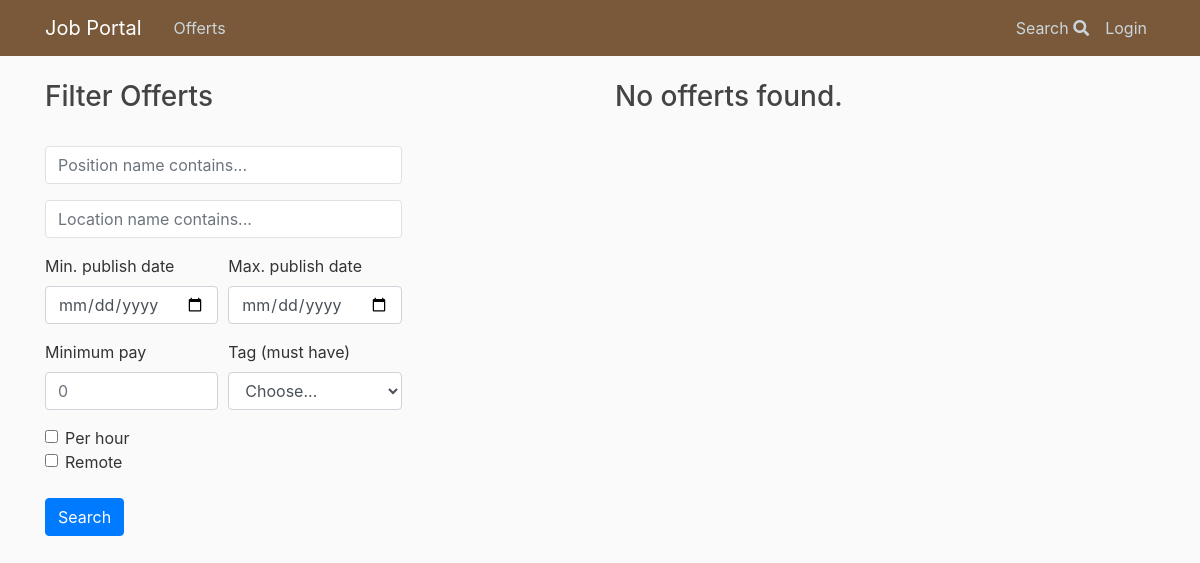
The app's page /search/, older data.
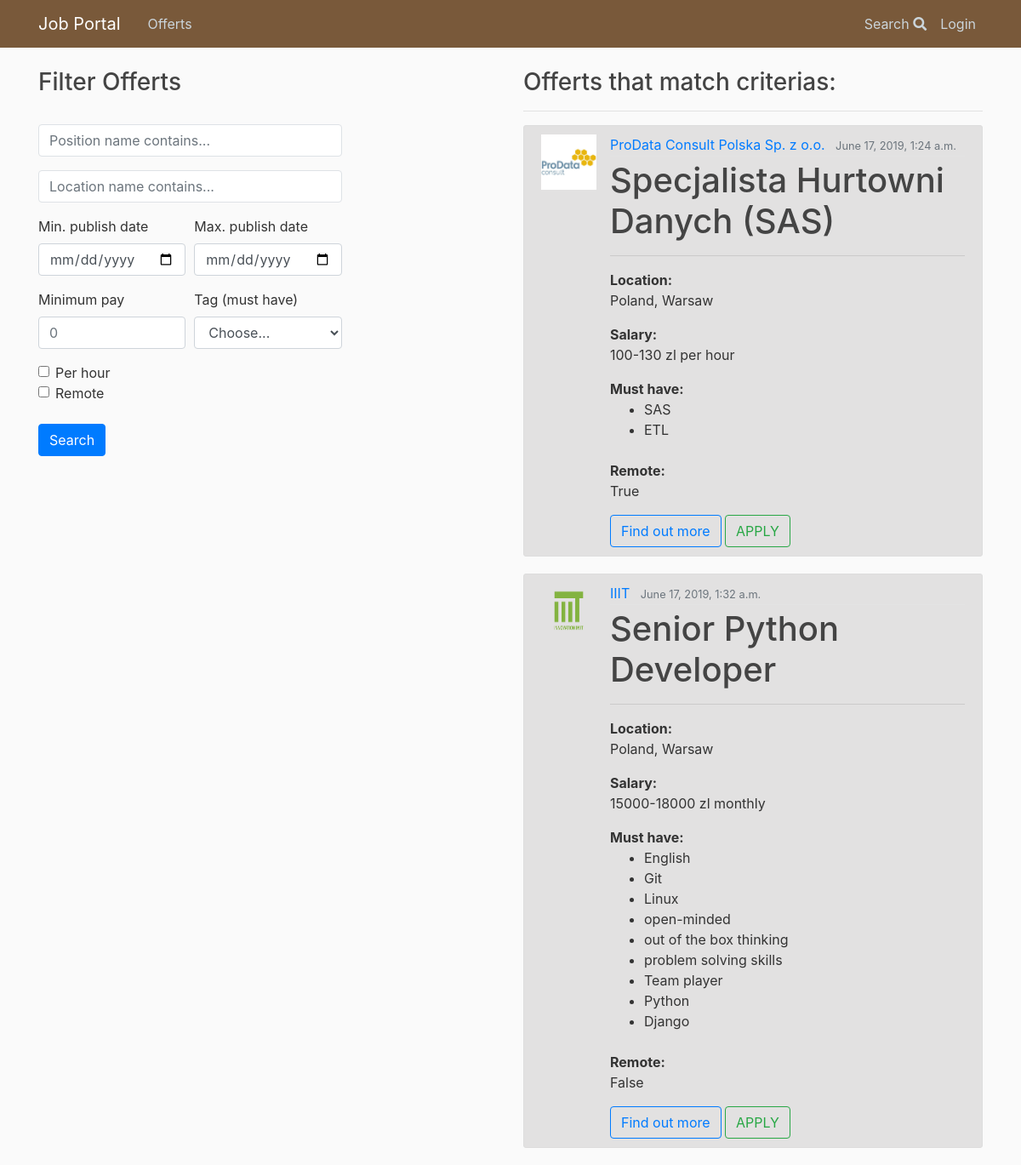
The same page, newer data.
### offerts/models.py (models this page shows, shortened)
class Offert(models.Model):
    author = models.ForeignKey(User, on_delete=models.CASCADE)
    position = models.CharField(max_length = 100)
    agency = models.ForeignKey(Agency, on_delete=models.CASCADE)
    remote = models.BooleanField(default=False)
    sal_types = (
        ('H', 'per hour'),
        ('M', 'monthly'),
    )
    salary_type = models.CharField(
        max_length=1,
        choices=sal_types,
        default='M',
    )
    min_salary = models.IntegerField(default=0)
    max_salary = models.IntegerField(default=0)
    publication_date = models.DateTimeField(auto_now_add = True)
    expiration_date = models.DateField(null=True, default=None)
    must_have = models.ManyToManyField('Tag')
    nice_to_have = models.CharField(max_length = 1000)
    duties = models.CharField(max_length = 1000)
    benefits = models.CharField(max_length = 1000)
    about = models.TextField(null=True)
    '''def get_absolute_url(self):
        return reverse('offerts:application_form')'''

class Agency(models.Model):
    company = models.ForeignKey(Company, on_delete=models.CASCADE)
    country = models.CharField(max_length = 100)
    location = models.CharField(max_length = 100)
    address = models.CharField(max_length = 200)
    weppage = models.URLField(null=True)
    email = models.EmailField()
    phone = models.CharField(max_length=15)
    class Meta:
        verbose_name_plural = "Agencies"

class Company(models.Model):
    name = models.CharField(max_length = 200, unique=True)
    logo = models.ImageField(upload_to = "logos/", null=True, default=None)
    webpage = models.URLField(null=True)
    about = models.CharField(max_length = 1000)
    class Meta:
        verbose_name_plural = "Companies"

class Tag(models.Model):
    name = models.CharField(max_length = 50)
    def __str__(self):
        return self.name

### search/views.py (the view)
# urls.py: path('', OffertListView.as_view(), name = 'index'),
def index(request):
    qs = Offert.objects.all() # qs -> queryset
    tag_set = Tag.objects.all()
    position = request.GET.get('position_name')
    location = request.GET.get('location_name')
    pub_date_min = request.GET.get('pub_date_min')
    pub_date_max= request.GET.get('pub_date_max')
    min_pay= request.GET.get('pay_min')
    tag = request.GET.get('tags')
    remote = request.GET.get('remoteCheck')
    per_hour = request.GET.get('hourCheck')
    if is_valid_query(position):
        qs = qs.filter(position__icontains=position)
    if is_valid_query(location):
        qs = qs.filter(agency__location__icontains = location)
    if is_valid_query(min_pay):
        qs = qs.filter(min_salary__gte = min_pay) #gte - greater than or equal
    if is_valid_query(pub_date_min):
        qs = qs.filter(publication_date__gte = pub_date_min)
    if is_valid_query(pub_date_max):
        qs = qs.filter(publication_date__lte = pub_date_max)
    if is_valid_query(tag) and tag != "Choose...":
        qs = qs.filter(must_have__name = tag)
    if remote == 'on':
        qs = qs.filter(remote = True)
    if per_hour == 'on':
        qs = qs.filter(salary_type = 'H')
    context = {
        'queryset' : qs,
        'tag_set' : tag_set
    }
    return render(request, 'search/search.html', context)

### search/views.py (called while the page is built)
def is_valid_query(param):
    return param != '' and param is not None

### search/templates/search/search.html (shortened to what this page needs)
{% extends 'base.html' %}
{% load static %}
{% block body %}
<div class="row">
  <div class="col-md-6" id="Filter Offerts">
    <div>
      <h3>Filter Offerts</h3> <br>
      <form method="GET">
        <div class="form-row">
          <div class="form-group col-8 ">
            <div class="input-group">
              <input class="form-control py-2 border" type="search" name="position_name" placeholder="Position name contains...">
            </div>
          </div>
        </div>
        <div class="form-row">
          <div class="form-group col-8">
            <div class="input-group">
              <input class="form-control py-2 border" type="search" name="location_name" placeholder="Location name contains...">
            </div>
          </div>
        </div>
        <div class="form-row">
          <div class="form-group col-md-3 col-lg-4 ">
            <label for="publishDateMin">Min. publish date</label>
            <input type="date" class="form-control" id="publishDateMin" name="pub_date_min" >
          </div>
          <div class="form-group col-md-3 col-lg-4">
            <label for="publishDateMax">Max. publish date</label>
            <input type="date" class="form-control" id="publishDateMax" name="pub_date_max" >
          </div>
        </div>
        <div class="form-row">
          <div class="form-group col-md-2 col-lg-4">
            <label for="payMin">Minimum pay</label>
            <input type="number" min=0 class="form-control" id="payMin" name='pay_min' placeholder="0">
          </div>
          <div class="form-group col-md-4">
            <label for="tags">Tag (must have)</label>
            <select id="tags" class="form-control" name=tags>
              <option selected>Choose...</option>
            </select>
          </div>
        </div>
        <div class="form-check">
          <input class="form-check-input" type="checkbox" name="hourCheck">
          <label class="form-check-label" for="hourCheck">
            Per hour
          </label>
        </div>
        <div class="form-check">
          <input class="form-check-input" type="checkbox" name="remoteCheck">
          <label class="form-check-label" for="remoteCheck">
            Remote
          </label>
        </div>
        <br>
        <button type="submit" class="btn btn-primary">Search</button>
      </form>
    </div>
  </div>
  <div class="col-md-6" id="Matched Offerts">
    {% if queryset %}
    <h3>Offerts that match criterias:</h3> <hr>
    {% for offert in queryset %}
    <article class="media content-section">
      <img class="article-img" src="{{offert.agency.company.logo.url}}" alt="logo">
      <div class="media-body">
        <div class="article-metadata">
          <a class="mr-2" href='#'>{{ offert.agency.company.name }}</a>
          <small class="text-muted">{{offert.publication_date}}</small>
        </div>
        <h1><a class="article-title">{{ offert.position }}</a></h1>
        <hr>
        <p class="article-content"><strong>Location:</strong> <br> {{ offert.agency.country }}, {{offert.agency.location }}</p>
        <p class="article-content"><strong>Salary:</strong> <br> {{offert.min_salary}}-{{offert.max_salary}} zl  {{ offert.get_salary_type_display }}</p>
        <strong>Must have:</strong>
        <ul>
          {% for tag in offert.must_have.all %}
          <li>{{tag}}</li>
          {% endfor %}
        </ul><br>
        <p class="article-content"><strong>Remote:</strong> <br> {{offert.remote}}</p>
        <a href="{% url 'offerts:offert_details' offert.id %}"><button type="button" class="btn btn-outline-primary">Find out more</button></a>
        <a  href="{% url 'offerts:apply' offert.id %}"><button type="button" class="btn btn-outline-success">APPLY</button></a>
        </article>
        {% endfor %}
        {% else %}
        <h3>No offerts found.</h3>
        {% endif %}
      </div>
    </div>
    {% endblock %}

Row changes from the older to the newer data that the page shows:
added Offert: agency.company.logo (picture), agency.company.name "ProData Consult Polska Sp. z o.o.", publication_date "June 17, 2019, 1:24 a.m.", position "Specjalista Hurtowni Danych (SAS)", agency.country "Poland", agency.location "Warsaw", min_salary "100", max_salary "130", salary_type "per hour", remote "True"
added Tag: name "SAS", shown under "ProData Consult Polska Sp. z o.o."
added Tag: name "ETL", shown under "ProData Consult Polska Sp. z o.o."
added Offert: agency.company.logo (picture), agency.company.name "IIIT", publication_date "June 17, 2019, 1:32 a.m.", position "Senior Python Developer", agency.country "Poland", agency.location "Warsaw", min_salary "15000", max_salary "18000", salary_type "monthly", remote "False"
now on this page (row unchanged): Tag: name "English", shown under "IIIT"
now on this page (row unchanged): Tag: name "Git", shown under "IIIT"
now on this page (row unchanged): Tag: name "Linux", shown under "IIIT"
now on this page (row unchanged): Tag: name "open-minded", shown under "IIIT"
now on this page (row unchanged): Tag: name "out of the box thinking", shown under "IIIT"
now on this page (row unchanged): Tag: name "problem solving skills", shown under "IIIT"
now on this page (row unchanged): Tag: name "Team player", shown under "IIIT"
added Tag: name "Python", shown under "IIIT"
added Tag: name "Django", shown under "IIIT"
Text that changed along with them:
text no longer shown: "No offerts found."
text now shown: "Offerts that match criterias:"
